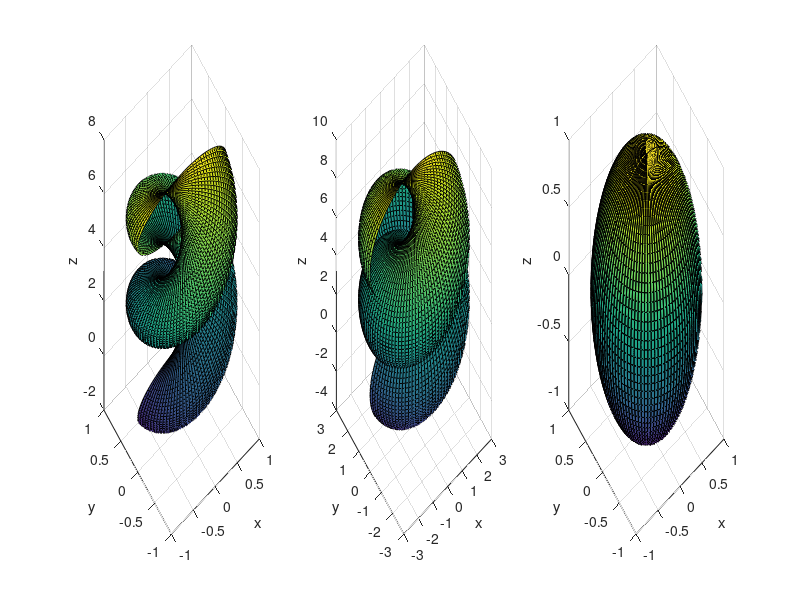

Recreate this plot in MATLAB.
#a=b=1
[u,v]=meshgrid(0:pi/50:2*pi);
x=(cos(u)).*(cos(v));
y=(sin(u)).*(cos(v));
subplot(1,3,1)
z=sin(v)+u;
surf(x,y,z);
grid on

xlabel('x');
ylabel('y');
zlabel('z');

[u,v]=meshgrid(0:pi/50:2*pi);
x=3.*(cos(u)).*(cos(v));
y=3.*(sin(u)).*(cos(v));
subplot(1,3,2)
z=3.*sin(v)+u;
surf(x,y,z);
grid on

xlabel('x');
ylabel('y');
zlabel('z');

[u,v]=meshgrid(0:pi/50:2*pi);
x=(cos(u)).*(cos(v));
y=(sin(u)).*(cos(v));
subplot(1,3,3)
z=sin(v);
surf(x,y,z);
grid on

xlabel('x');
ylabel('y');
zlabel('z');